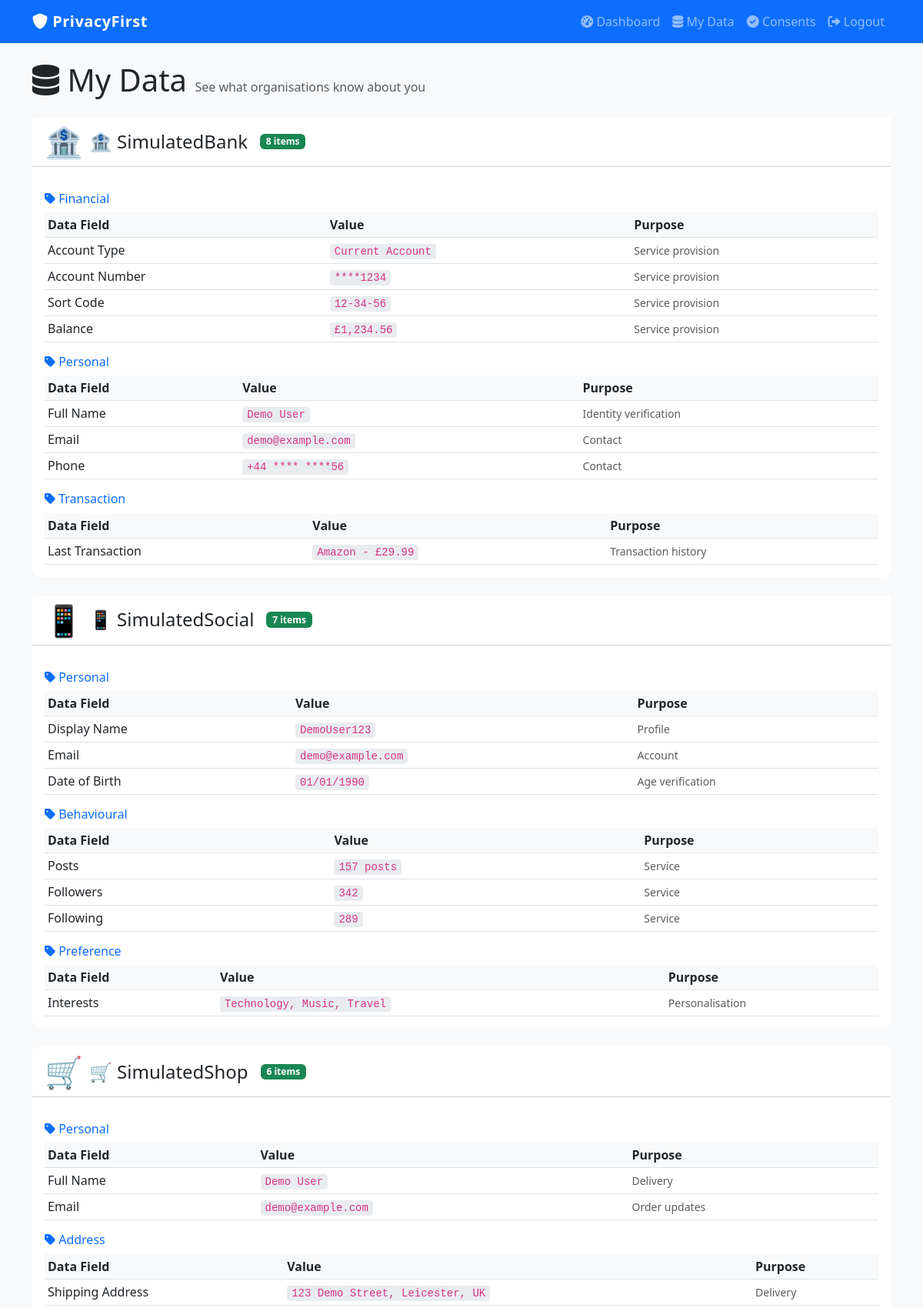
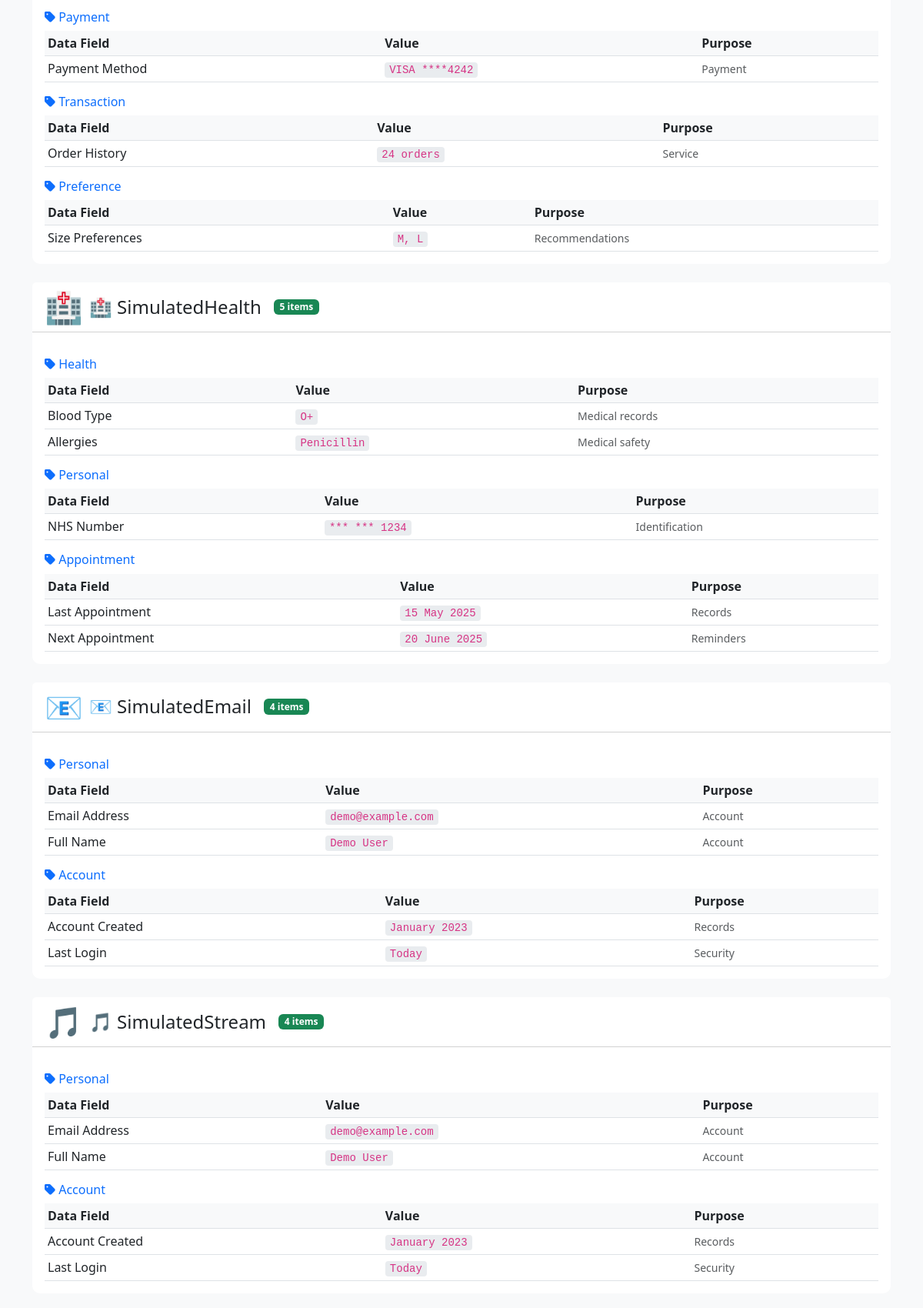
The page /mydata (signed in, upper part) on the database its author committed (2 pictures, top to bottom).
### database.py (models this page shows)
class Organisation(db.Model):
    id = db.Column(db.Integer, primary_key=True)
    name = db.Column(db.String(100), nullable=False)
    description = db.Column(db.String(500))
    logo = db.Column(db.String(200))  # emoji or icon name
    data_sources = db.relationship('DataSource', backref='organisation', lazy=True)

class DataItem(db.Model):
    id = db.Column(db.Integer, primary_key=True)
    data_source_id = db.Column(db.Integer, db.ForeignKey('data_source.id'), nullable=False)
    category = db.Column(db.String(50))  # personal, financial, location
    name = db.Column(db.String(100))     # e.g., "Email Address"
    value = db.Column(db.String(500))    # e.g., "user@example.com"
    purpose = db.Column(db.String(200))  # why they have it
    created_at = db.Column(db.DateTime, default=datetime.utcnow)

### app.py (the view)
@app.route('/mydata')
@login_required
def mydata():
    data_sources = DataSource.query.filter_by(user_id=current_user.id, status='active').all()
    organisations_data = []
    for ds in data_sources:
        org = Organisation.query.get(ds.organisation_id)
        data_items = DataItem.query.filter_by(data_source_id=ds.id).all()
        categories = {}
        for item in data_items:
            if item.category not in categories:
                categories[item.category] = []
            categories[item.category].append(item)
        organisations_data.append({
            'organisation': org,
            'categories': categories,
            'total_items': len(data_items)
        })
    return render_template('mydata.html', organisations_data=organisations_data)

### app.py (called while the page is built)
@login_manager.user_loader
def load_user(user_id):
    return User.query.get(int(user_id))

### templates/mydata.html
{% extends "base.html" %}
{% block content %}
<div class="container mt-4">
    <div class="row">
        <div class="col-12">
            <h1 class="mb-4">
                <i class="fas fa-database"></i> My Data
                <small class="text-muted fs-6">See what organisations know about you</small>
            </h1>
        </div>
    </div>
    {% if organisations_data %}
        <div class="row">
            {% for org_data in organisations_data %}
                <div class="col-12 mb-4">
                    <div class="card">
                        <div class="card-header bg-white">
                            <div class="d-flex align-items-center">
                                <span class="display-6 me-2">{{ org_data.organisation.logo }}</span>
                                <h4 class="mb-0">{{ org_data.organisation.name }}</h4>
                                <span class="badge bg-success ms-3">{{ org_data.total_items }} items</span>
                            </div>
                        </div>
                        <div class="card-body">
                            {% for category, items in org_data.categories.items() %}
                                <h6 class="text-primary mt-3">
                                    <i class="fas fa-tag"></i> {{ category|capitalize }}
                                </h6>
                                <div class="table-responsive">
                                    <table class="table table-sm table-hover">
                                        <thead>
                                            <tr>
                                                <th>Data Field</th>
                                                <th>Value</th>
                                                <th>Purpose</th>
                                            </tr>
                                        </thead>
                                        <tbody>
                                            {% for item in items %}
                                                <tr>
                                                    <td>{{ item.name }}</td>
                                                    <td><code>{{ item.value }}</code></td>
                                                    <td><small class="text-muted">{{ item.purpose }}</small></td>
                                                </tr>
                                            {% endfor %}
                                        </tbody>
                                    </table>
                                </div>
                            {% endfor %}
                        </div>
                    </div>
                </div>
            {% endfor %}
        </div>
    {% else %}
        <div class="alert alert-info">
            <i class="fas fa-info-circle"></i> You don't have any data sources yet.
            In a full implementation, you would connect to organisations here.
        </div>
    {% endif %}
</div>
{% endblock %}

### static/style.css (style rules this page uses)
body { background-color: #f8f9fa; font-family: 'Segoe UI', Tahoma, Geneva, Verdana, sans-serif; }
.card { border-radius: 10px; border: none; transition: transform 0.2s; }
.table { margin-bottom: 0; }
.table th { border-top: none; background-color: #f8f9fa; }
code { background-color: #e9ecef; padding: 2px 6px; border-radius: 4px; color: #d63384; }

### rows shown on the page
Organisation: organisation.logo "🏦", organisation.name "🏦 SimulatedBank"
DataItem: category "Financial", name "Account Type", value "Current Account", purpose "Service provision"
DataItem: name "Account Number", value "****1234", purpose "Service provision"
DataItem: name "Sort Code", value "12-34-56", purpose "Service provision"
DataItem: name "Balance", value "£1,234.56", purpose "Service provision"
DataItem: category "Personal", name "Full Name", value "Demo User", purpose "Identity verification"
DataItem: name "Email", value "demo@example.com", purpose "Contact"
DataItem: name "Phone", value "+44 **** ****56", purpose "Contact"
DataItem: category "Transaction", name "Last Transaction", value "Amazon - £29.99", purpose "Transaction history"
Organisation: organisation.logo "📱", organisation.name "📱 SimulatedSocial"
DataItem: category "Personal", name "Display Name", value "DemoUser123", purpose "Profile"
DataItem: name "Email", value "demo@example.com", purpose "Account"
DataItem: name "Date of Birth", value "01/01/1990", purpose "Age verification"
DataItem: category "Behavioural", name "Posts", value "157 posts", purpose "Service"
DataItem: name "Followers", value "342", purpose "Service"
DataItem: name "Following", value "289", purpose "Service"
DataItem: category "Preference", name "Interests", value "Technology, Music, Travel", purpose "Personalisation"
Organisation: organisation.logo "🛒", organisation.name "🛒 SimulatedShop"
DataItem: category "Personal", name "Full Name", value "Demo User", purpose "Delivery"
DataItem: name "Email", value "demo@example.com", purpose "Order updates"
DataItem: category "Address", name "Shipping Address", value "123 Demo Street, Leicester, UK", purpose "Delivery"
DataItem: category "Payment", name "Payment Method", value "VISA ****4242", purpose "Payment"
DataItem: category "Transaction", name "Order History", value "24 orders", purpose "Service"
DataItem: category "Preference", name "Size Preferences", value "M, L", purpose "Recommendations"
Organisation: organisation.logo "🏥", organisation.name "🏥 SimulatedHealth"
DataItem: category "Health", name "Blood Type", value "O+", purpose "Medical records"
DataItem: name "Allergies", value "Penicillin", purpose "Medical safety"
DataItem: category "Personal", name "NHS Number", value "*** *** 1234", purpose "Identification"
DataItem: category "Appointment", name "Last Appointment", value "15 May 2025", purpose "Records"
DataItem: name "Next Appointment", value "20 June 2025", purpose "Reminders"
Organisation: organisation.logo "📧", organisation.name "📧 SimulatedEmail"
DataItem: category "Personal", name "Email Address", value "demo@example.com", purpose "Account"
DataItem: name "Full Name", value "Demo User", purpose "Account"
DataItem: category "Account", name "Account Created", value "January 2023", purpose "Records"
DataItem: name "Last Login", value "Today", purpose "Security"
Organisation: organisation.logo "🎵", organisation.name "🎵 SimulatedStream"
DataItem: category "Personal", name "Email Address", value "demo@example.com", purpose "Account"
DataItem: name "Full Name", value "Demo User", purpose "Account"
DataItem: category "Account", name "Account Created", value "January 2023", purpose "Records"
DataItem: name "Last Login", value "Today", purpose "Security"

### other values the page prints
{{ org_data.total_items }} "8" "7" "6" "5" "4" "4"
